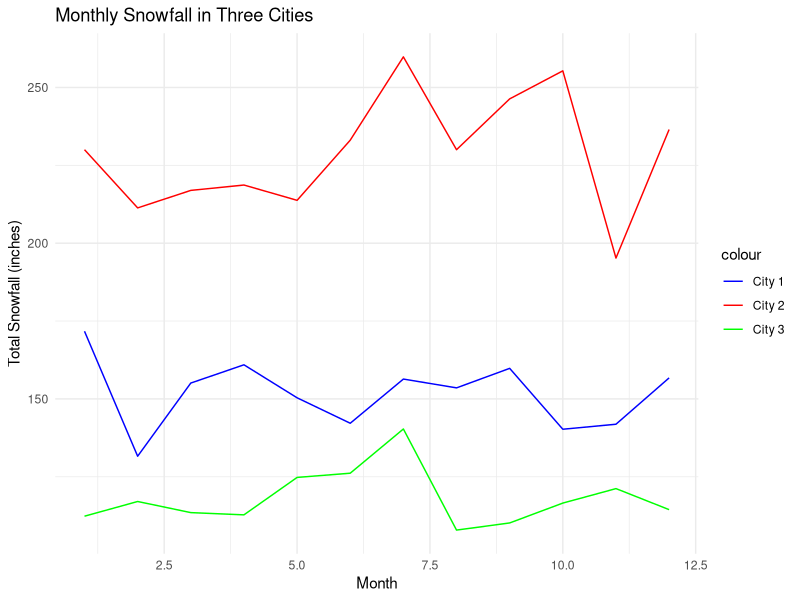

Source code (R):
##SIMULATION

set.seed(123) # Ensure reproducibility

# Number of days in a year
days <- 1:365

# Simulate daily snowfall data for three cities
city1 <- runif(365, min = 0, max = 10) # City 1
city2 <- runif(365, min = 0, max = 15) # City 2
city3 <- runif(365, min = 0, max = 8)  # City 3

# Combine into a data frame
snow_data <- data.frame(day = days, city1 = city1, city2 = city2, city3 = city3)


##GRAPH

#Clean Data

library(dplyr)
library(ggplot2)
library(tidyr)

# Add a month column to the data
snow_data$month <- ceiling(snow_data$day / 30.44) # Approximate conversion assuming 365 days in a year

# Aggregate snowfall data by month
monthly_snowfall <- snow_data %>%
  group_by(month) %>%
  summarise(city1 = sum(city1), city2 = sum(city2), city3 = sum(city3))

# Convert from wide to long format
monthly_snowfall_long <- pivot_longer(monthly_snowfall, cols = c(city1, city2, city3), names_to = "city", values_to = "snowfall")

# Ensure month is ordered correctly if not already
monthly_snowfall_long$month <- factor(monthly_snowfall_long$month, levels = c("Jan", "Feb", "Mar", "Apr", "May", "Jun", "Jul", "Aug", "Sep", "Oct", "Nov", "Dec"))

#Draw Graph

ggplot(monthly_snowfall, aes(x = month)) +
  geom_line(aes(y = city1, color = "City 1")) +
  geom_line(aes(y = city2, color = "City 2")) +
  geom_line(aes(y = city3, color = "City 3")) +
  labs(title = "Monthly Snowfall in Three Cities", x = "Month", y = "Total Snowfall (inches)") +
  theme_minimal() +
  scale_color_manual(values = c("City 1" = "blue", "City 2" = "red", "City 3" = "green"))

